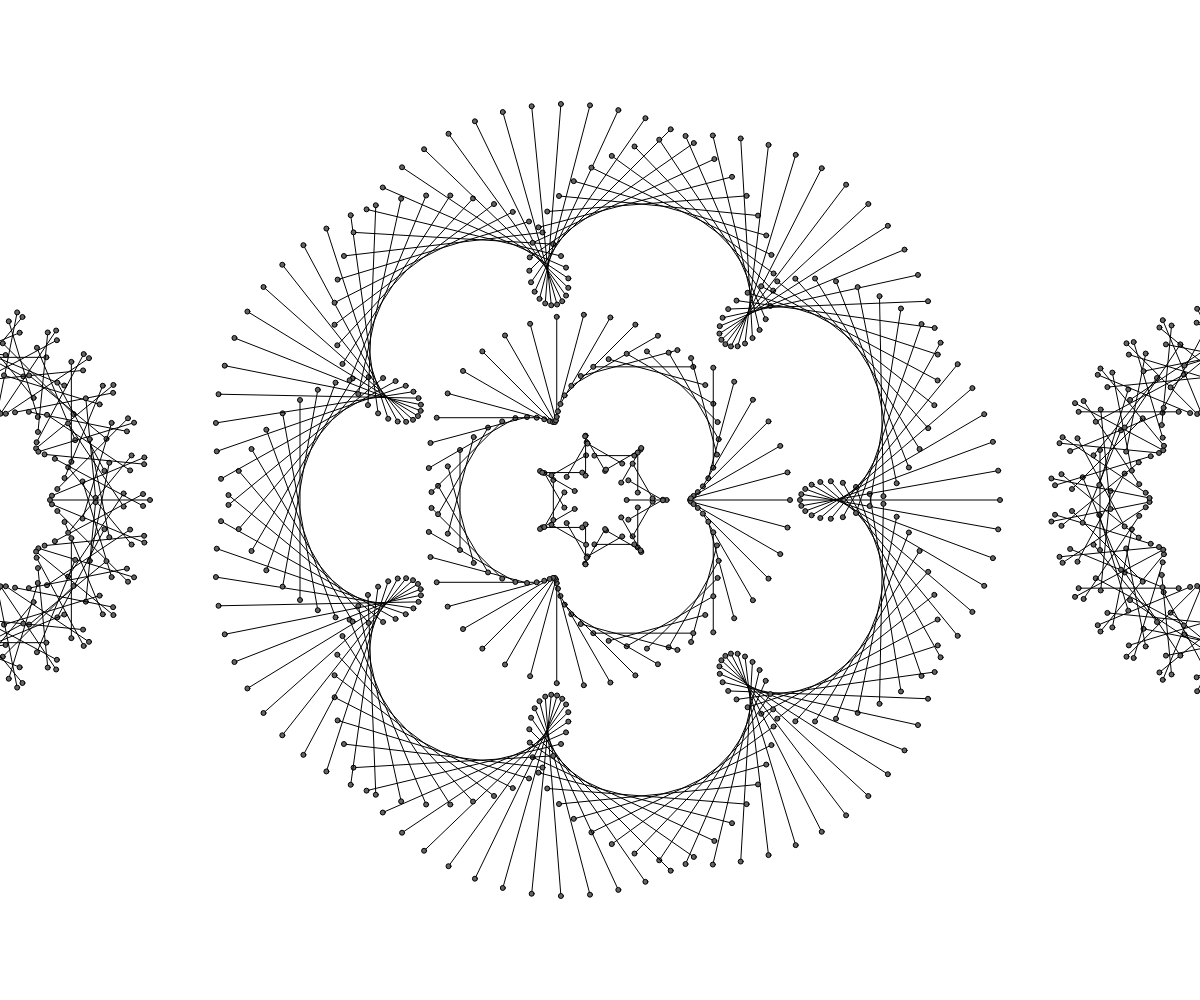
Frame 1 (no input)
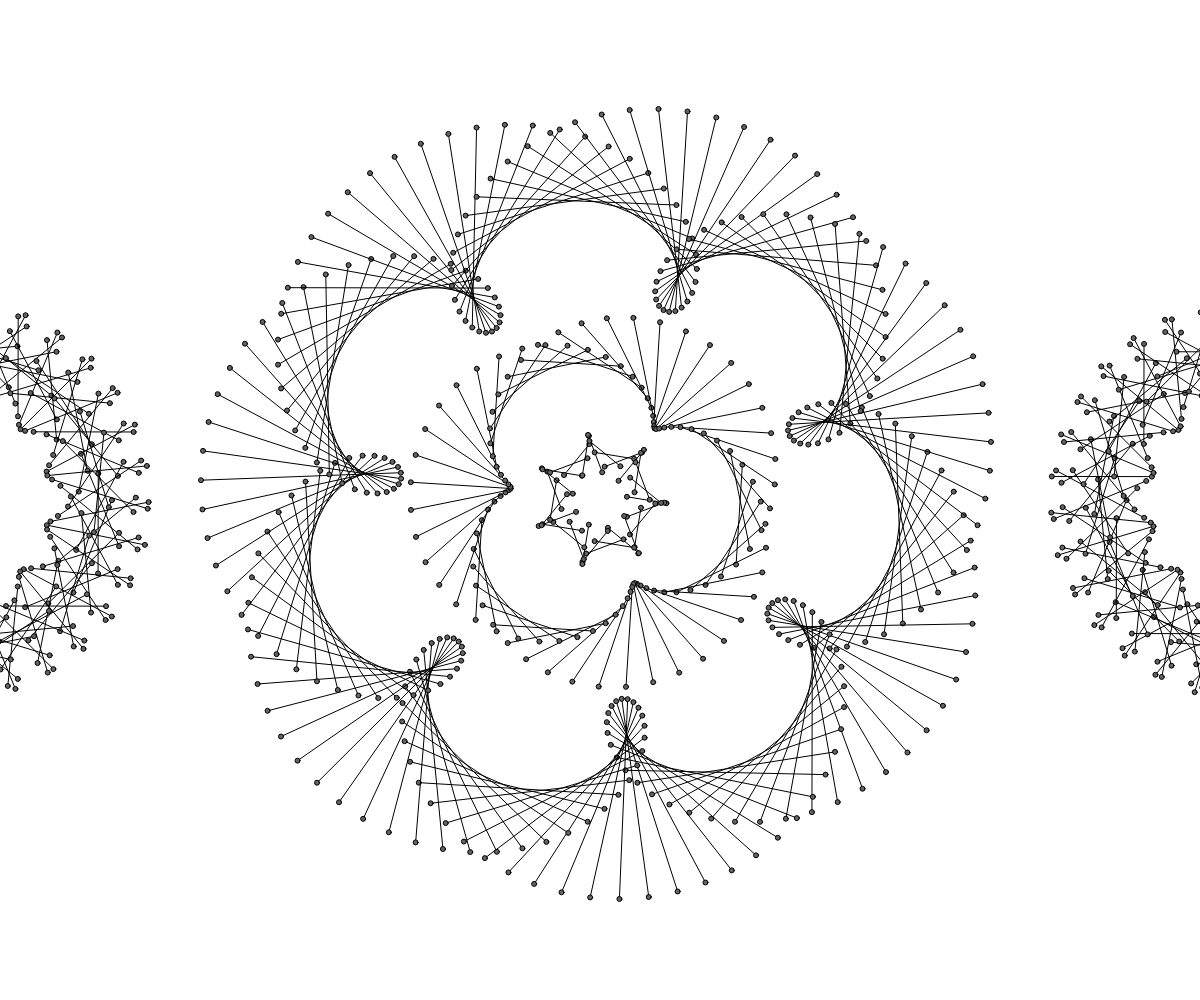
Frame 60 (no input)
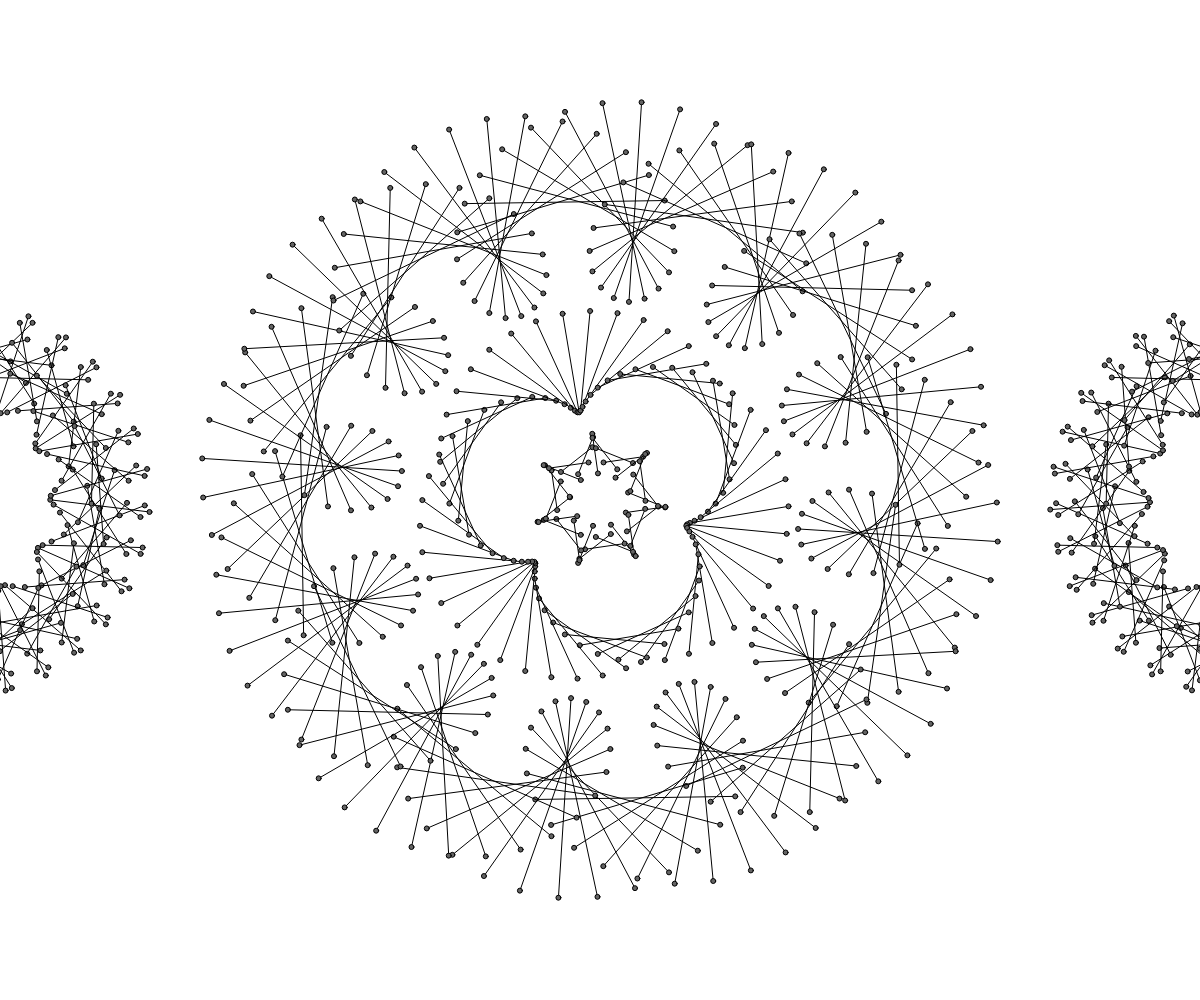
Frame 120 (the mouse pressed at the canvas centre since frame 60)

The p5.js sketch that drew these frames (run headless with seeded random() and noise() and a simulated clock; from frame 60 on, the mouse is pressed at the canvas centre):

// p5.js sketch
// ── sketch.js
var time = 0;
var length1 = 200;
var length2 = 100;
var rad1 = 300;
var freq1 = 9;
var freq2 = 5;
var rad2 = 140;
var outer = [];
var inner = [];
var inner2 = [];
var left = [];
var right = [];
var n1 = 160;
var n2 = 60;
var width;
var height;

function setup() {
	createCanvas(windowWidth, windowHeight);
	background(100);
	right = generateLines(rad1 / 2, length1 / 2, freq1 * 5, n1, 1.0);
	outer = generateLines(rad1, length1, freq1, n1, 1.0);
	inner = generateLines(rad2, length2, freq2, n2, -1.5);
	inner2 = generateLines(rad2 / 3, length2 / 2.5, freq2 * 5, n2 / 2, 2.8);
	left = generateLines(rad1 / 2, length1 / 2, freq1 * 5, n1, 1.0);

}

function draw() {
	background(255);
	stroke(0);
	//text("Click the left mouse button to change the outer rotators", windowWidth/2-150, 70);
	//scale(0.3,0.3)
	translate(windowWidth / 2, windowHeight / 2);

	for (var i = 0; i < outer.length; i++) {
		outer[i].draw(time);
	}

	for (var i = 0; i < inner.length; i++) {
		inner[i].draw(time);
	}

	for (var i = 0; i < inner2.length; i++) {
		inner2[i].draw(time);
	}

	translate(-(rad1 + rad1 / 2 + length1 / 2 + length1 / 2), 0);
	for (var i = 0; i < left.length; i++) {
		left[i].draw(time);
	}

	translate(2 * (rad1 + rad1 / 2 + length1 / 2 + length1 / 2), 0);
	for (var i = 0; i < right.length; i++) {
		right[i].draw(time);
	}
	time += 0.02;

}

function mousePressed() {
	var freq = Math.floor(random(20));
	outer = generateLines(rad1, length1, freq, n1, 1.0);
}

function generateLines(rad, len, freq, n, dir) {
	var lines = new Array(n);
	for (var i = 0; i < n; i++) {
		lines[i] = new Line(createVector(rad * cos(2 * PI * i / n), rad * sin(2 * PI * i / n)), freq * PI * i / n, rad, len, dir);
	}
	return lines;
}
// ── line.js
class Line {
    constructor(startPos, startDelta, rad, length, dir) {
        this.startPos = startPos;
        this.startDelta = startDelta;
        this.length = length;
        this.dir = dir;
        this.rad = rad;
    }
    position(delta) {
        //return createVector(startPos.x+rad*cos(delta), startPos.y+rad*sin(delta))
        return this.startPos;
    }

    gamma(delta) {
        return this.startDelta + delta * this.dir;
    }

    draw(delta) {
        var vector = this.position(delta);
        var g = this.gamma(delta);
        var p1 = createVector(vector.x - Math.cos(g) * this.length * 0.5, vector.y - Math.sin(g) * this.length * 0.5);
        var p2 = createVector(vector.x + Math.cos(g) * this.length * 0.5, vector.y + Math.sin(g) * this.length * 0.5);
        var rad = 2.5;
        line(p1.x, p1.y, p2.x, p2.y);
        fill(100);
        ellipse(p1.x, p1.y, 2 * rad, 2 * rad);
        ellipse(p2.x, p2.y, 2 * rad, 2 * rad);
    }
}
